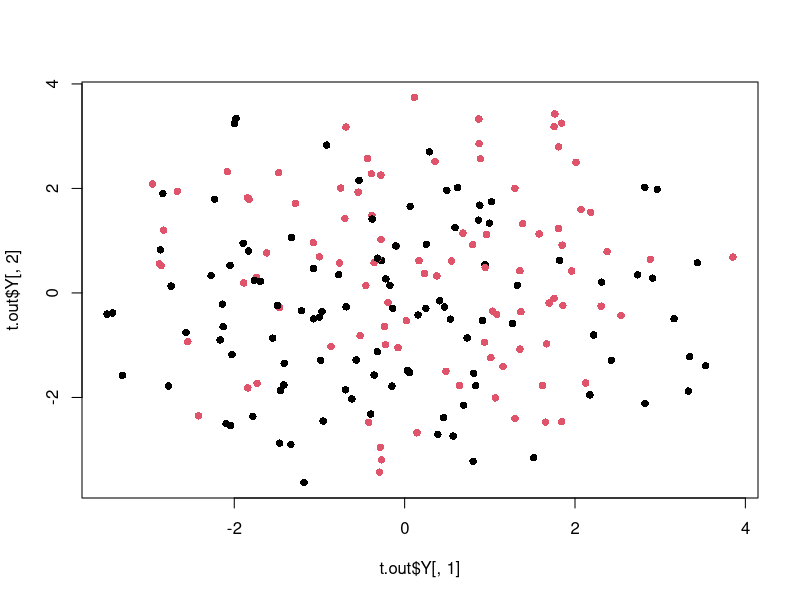

Here is the R script that generated this plot:
## ---- chunk 1
set.seed(1000)
y <- matrix(rnorm(100000), ncol=200) # true location of each cell.
out <- kmeans(t(y), centers=2)

library(Rtsne)
t.out <- Rtsne(t(y))
plot(t.out$Y[,1], t.out$Y[,2], pch=16, col=factor(out$cluster))
## ---- chunk 2
sessionInfo()
